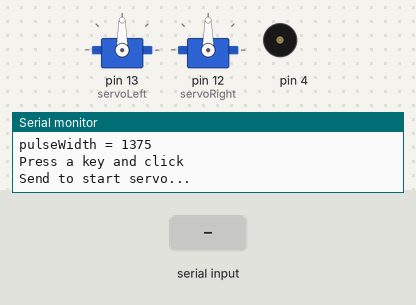
Simulated run of this sketch. Board: Arduino Uno, built with avr-gcc and run on an emulated ATmega328P. On the bench: 2 × servo, buzzer (waves = sounding), the last lines printed to the serial monitor. The test bench sets the inputs (shaded band).

Above: at 2.2 s.
2.3 s: "1" received over Serial
At 3.4 s:
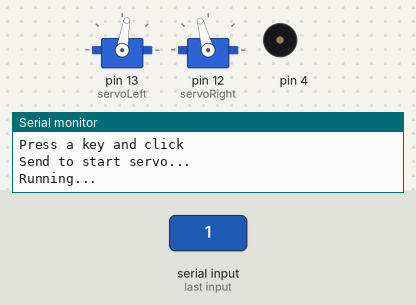
At 8.31 s:
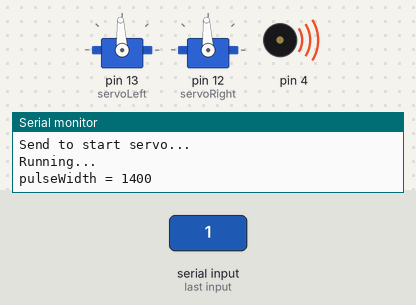
Timing chart, 0 to 9.8 s (numbered marks = the images above; inputs shaded):
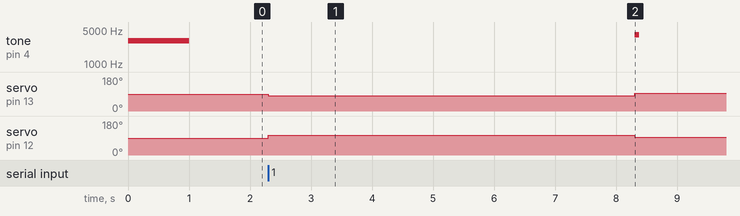

Measured:
- after the input at 2.3 s, tone on pin 4: silent → 4000 Hz after 6.0 s, → silent 0.08 s later; servo on pin 13 (servoLeft): 90° → 81° at once, → 93° 6.0 s later; servo on pin 12 (servoRight): 90° → 105° at once, → 93° 6.0 s later

The sketch:

Chapter3_Project2.ino
```cpp
/*
 Robotics with the BOE Shield – Chapter 3, Project 2
*/

#include <Servo.h>                           // Include servo library

Servo servoLeft;                             // Declare left servo signal
Servo servoRight;                            // Declare right servo signal

void setup()                                 // Built in initialization block
{
  tone(4, 3000, 1000);                       // Play tone for 1 second
  delay(1000);                               // Delay to finish tone

  Serial.begin(9600);                        // Set data rate to 9600 bps
  servoLeft.attach(13);                      // Attach left signal to P13
  servoRight.attach(12);                     // Attach right signal to P12
}

void loop()                                  // Main loop auto-repeats
{

  // Loop counts with pulseWidth from 1375 to 1625 in increments of 25.

  for(int pulseWidth = 1375; pulseWidth <= 1625; pulseWidth += 25)
  {
    Serial.print("pulseWidth = ");           // Display pulseWidth value
    Serial.println(pulseWidth);
    Serial.println("Press a key and click"); // User prompt
    Serial.println("Send to start servo...");

    while(Serial.available() == 0);          // Wait for character
    Serial.read();                           // Clear character

    Serial.println("Running...");
    servoLeft.writeMicroseconds(pulseWidth);   // Pin 13 servo speed = pulse
    // Pin 12 servo opposite direction of pin 13 servo.
    servoRight.writeMicroseconds(1500 + (1500 - pulseWidth));
    delay(6000);                               // ..for 6 seconds
    servoLeft.writeMicroseconds(1500);         // Pin 13 servo speed = stop
    servoRight.writeMicroseconds(1500);        // Pin 12 servo speed = stop
    tone(4, 4000, 75);                         // Test complete
  }
}
```
